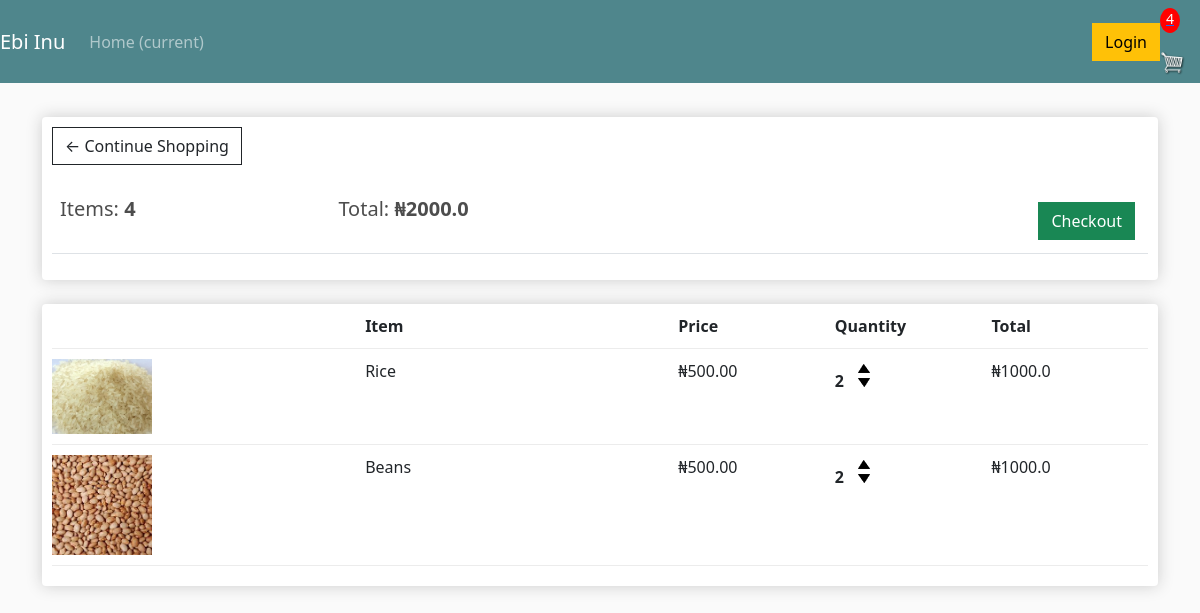
The page /cart/ (signed in) on the database as committed earlier.
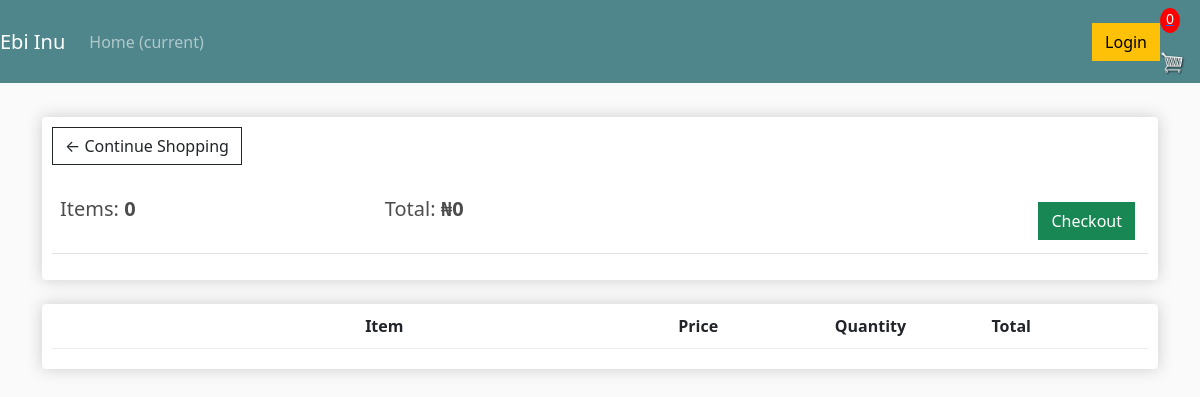
The same page on the database as committed later.
### ebi/models.py (models this page shows, shortened)
class Order(models.Model):
    customer = models.ForeignKey(Customer, on_delete=models.SET_NULL, null=True, blank=True)
    date_ordered = models.DateTimeField(auto_now_add=True)
    complete = models.BooleanField(default=False)
    transaction_id = models.CharField(max_length=100, null=True)
    @property
    def get_cart_total(self):
        orderitems = self.orderitem_set.all()
        total = sum([item.get_total for item in orderitems])
        return total
    @property
    def get_cart_items(self):
        orderitems = self.orderitem_set.all()
        total = sum([item.quantity for item in orderitems])
        return total

class OrderItem(models.Model):
    product = models.ForeignKey(Product, on_delete=models.SET_NULL, null=True)
    order = models.ForeignKey(Order, on_delete=models.SET_NULL, null=True)
    quantity = models.IntegerField(default=0, null=True, blank=True)
    date_added = models.DateTimeField(auto_now_add=True)
    @property
    def get_total(self):
        total = self.product.price * self.quantity
        return total

class Product(models.Model):
    name = models.CharField(max_length=200)
    price = models.DecimalField(max_digits=7, decimal_places=1)
    digital = models.BooleanField(default=False, null=True, blank=True)
    image = models.ImageField(null=True, blank=True)
    @property
    def imageURL(self):
        try:
              url = self.image.url
        except:
             url = ''
        return url

### ebi/views.py (the view)
# urls.py: path('cart/', views.cart, name="cart"),
def cart(request):
    data = cartData(request)
    cartItems = data['cartItems']
    order = data['order']
    items = data['items']
    context = {'items':items, 'order':order, 'cartItems':cartItems}
    return render(request, 'ebi/cart.html', context)

### ebi/utils.py (called while the page is built)
def cartData(request):
	if request.user.is_authenticated:
		customer = request.user.customer
		order, created = Order.objects.get_or_create(customer=customer, complete=False)
		items = order.orderitem_set.all()
		cartItems = order.get_cart_items
	else:
		cookieData = cookieCart(request)
		cartItems = cookieData['cartItems']
		order = cookieData['order']
		items = cookieData['items']
	return {'cartItems':cartItems ,'order':order, 'items':items}

### ebi/templates/ebi/cart.html
{% extends 'ebi/main.html' %}
{% load static %}
{% block content %}
    <div class="row">
        <div class="col-lg-12">
            <div class="box-element">
                <a  class="btn btn-outline-dark" href="{% url 'ebi' %}">&#x2190; Continue Shopping</a>
                <br>
                <br>
                <table class="table">
                    <tr>
                        <th><h5>Items: <strong>{{order.get_cart_items}}</strong></h5></th>
                        <th><h5>Total:<strong> ₦{{order.get_cart_total}}</strong></h5></th>
                        <th>
                            <a  style="float:right; margin:5px;" class="btn btn-success" href="{% url 'checkout' %}">Checkout</a>
                        </th>
                    </tr>
                </table>
            </div>
            <br>
            <div class="box-element">
                <div class="cart-row">
                    <div style="flex:2"></div>
                    <div style="flex:2"><strong>Item</strong></div>
                    <div style="flex:1"><strong>Price</strong></div>
                    <div style="flex:1"><strong>Quantity</strong></div>
                    <div style="flex:1"><strong>Total</strong></div>
                </div>
                {% for item in items %}
                <div class="cart-row">
                    <div style="flex:2"><img class="row-image" src="{{item.product.imageURL}}"></div>
                    <div style="flex:2"><p>{{item.product.name}}</p></div>
                    <div style="flex:1"><p>₦{{item.product.price|floatformat:2}}</p></div>
                    <div style="flex:1">
                        <p class="quantity">{{item.quantity}}</p>
                        <div class="quantity">
                            <img data-product="{{item.product.id}}" data-action="add" class="chg-quantity update-cart" src="{% static  'images/arrow-up.png' %}">
                            <img data-product="{{item.product.id}}" data-action="remove" class="chg-quantity update-cart" src="{% static  'images/arrow-down.png' %}">
                        </div>
                    </div>
                    <div style="flex:1"><p>₦{{item.get_total}}</p></div>
                </div>
                {% endfor %}
            </div>
        </div>
    </div>
{% endblock content %}

### ebi/templates/ebi/main.html (shortened to what this page needs)
<!DOCTYPE html>
{% load static %}
<html>
    <head>
        <link href="https://cdn.jsdelivr.net/npm/bootstrap@5.3.2/dist/css/bootstrap.min.css" rel="stylesheet">
        <link rel="stylesheet" type="text/css" href="{% static 'css/main.css' %}">
    </head>
    <body>
        <nav class="navbar navbar-expand-lg navbar-dark bg-dark">
            <a class="navbar-brand" href="{% url 'ebi' %}">Ebi Inu</a>
            <div class="collapse navbar-collapse" id="navbarSupportedContent">
                <ul class="navbar-nav mr-auto">
                    <li class="nav-item active">
                        <a class="nav-link" href="{% url 'ebi' %}">Home <span class="sr-only">(current)</span></a>
                    </li>
                </ul>
            </div>
            <div class="form-inline my-2 my-lg-0">
                <a href="#"class="btn btn-warning">Login</a>
            </div>
            <div>
                <a href="{% url 'cart' %}">
                    <p id="cart-total">{{cartItems}}</p>
                    <img  id="cart-icon" src="{% static 'images/cart.png' %}">
                </a>
            </div>
        </nav>
        <div class="container">
            <br>
            {% block content %}
            {% endblock content %}
        </div>
    </body>
</html>

### static/css/main.css (style rules this page uses)
body { background-color: hsl(0, 0%, 98%); }
h1,h2,h3,h4,h5,h6 { color:hsl(0, 0%, 30%); }
.box-element { box-shadow:hsl(0, 0%, 80%) 0 0 16px; background-color: #fff; border-radius: 4px; padding: 10px; }
.bg-dark { background-color: #4f868c!important; }
#cart-icon { width:25px; display: inline-block; margin-right: 15px; }
#cart-total { display: block; text-align: center; color:#fff; background-color: red; width: 20px; height: 25px; border-radius: 50%; font-size: 14px; }
.col-lg-4, .col-lg-6, .col-lg-8, .col-lg-12 { margin-top: 10px; }
.btn { border-radius: 0; }
.cart-row { display: flex; align-items: flex-stretch; padding-bottom: 10px; margin-bottom: 10px; border-bottom: 1px solid #ececec; }

Rows that differ between the two databases and show on the page:
no longer on this page (row edited): Order: get_cart_items "4", get_cart_total "2000.0"
removed OrderItem: product.imageURL (picture), product.name "Rice", product.price "500.00", quantity "2", get_total "1000.0"
no longer on this page (row edited): OrderItem: product.imageURL (picture), product.name "Beans", product.price "500.00", quantity "2", get_total "1000.0"
added Order: get_cart_items "0", get_cart_total "0"
Other text that changed with them:
{{ cartItems }}: "4" → "0"
